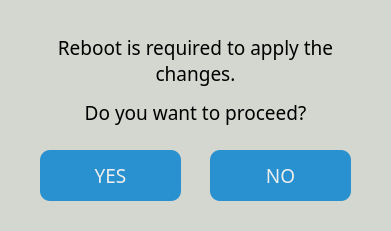
    <widget class="QWidget" name="network_popout_widget" native="true">
     <property name="geometry">
      <rect>
       <x>190</x>
       <y>130</y>
       <width>391</width>
       <height>231</height>
      </rect>
     </property>
     <property name="styleSheet">
      <string notr="true">background-color: rgb(211, 215, 207);</string>
     </property>
     <widget class="QPushButton" name="network_yes_btn">
      <property name="geometry">
       <rect>
        <x>40</x>
        <y>150</y>
        <width>141</width>
        <height>51</height>
       </rect>
      </property>
      <property name="font">
       <font>
        <family>Proxima Nova</family>
        <pointsize>14</pointsize>
       </font>
      </property>
      <property name="focusPolicy">
       <enum>Qt::NoFocus</enum>
      </property>
      <property name="styleSheet">
       <string notr="true">QPushButton{
	border-radius: 10px;
	background-color: rgb(41, 145, 208);
	color: rgb(238, 238, 236);
}
</string>
      </property>
      <property name="text">
       <string>YES</string>
      </property>
      <property name="iconSize">
       <size>
        <width>70</width>
        <height>70</height>
       </size>
      </property>
     </widget>
     <widget class="QPushButton" name="network_no_btn">
      <property name="geometry">
       <rect>
        <x>210</x>
        <y>150</y>
        <width>141</width>
        <height>51</height>
       </rect>
      </property>
      <property name="font">
       <font>
        <family>Proxima Nova</family>
        <pointsize>14</pointsize>
       </font>
      </property>
      <property name="focusPolicy">
       <enum>Qt::NoFocus</enum>
      </property>
      <property name="styleSheet">
       <string notr="true">QPushButton{
	border-radius: 10px;
	background-color: rgb(41, 145, 208);
	color: rgb(238, 238, 236);
}
</string>
      </property>
      <property name="text">
       <string>NO</string>
      </property>
      <property name="iconSize">
       <size>
        <width>70</width>
        <height>70</height>
       </size>
      </property>
     </widget>
     <widget class="QLabel" name="network_pop_msg">
      <property name="geometry">
       <rect>
        <x>40</x>
        <y>30</y>
        <width>311</width>
        <height>101</height>
       </rect>
      </property>
      <property name="font">
       <font>
        <family>Proxima Nova</family>
        <pointsize>14</pointsize>
       </font>
      </property>
      <property name="text">
       <string>&lt;html&gt;&lt;head/&gt;&lt;body&gt;&lt;p&gt;Reboot is required to apply the changes.&lt;/p&gt;&lt;p&gt;Do you want to proceed?&lt;/p&gt;&lt;/body&gt;&lt;/html&gt;</string>
      </property>
      <property name="alignment">
       <set>Qt::AlignCenter</set>
      </property>
      <property name="wordWrap">
       <bool>true</bool>
      </property>
     </widget>
    </widget>
